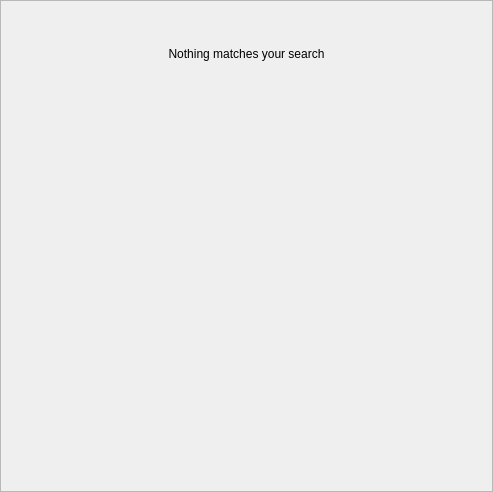
<?xml version="1.0" encoding="UTF-8"?>
<ui version="4.0">
 <class>FilteredResourceSelectionWidget</class>
 <widget class="QScrollArea" name="FilteredResourceSelectionWidget">
  <property name="geometry">
   <rect>
    <x>0</x>
    <y>0</y>
    <width>493</width>
    <height>492</height>
   </rect>
  </property>
  <property name="widgetResizable">
   <bool>true</bool>
  </property>
  <widget class="QWidget" name="scrollAreaWidget">
   <property name="geometry">
    <rect>
     <x>0</x>
     <y>0</y>
     <width>491</width>
     <height>490</height>
    </rect>
   </property>
   <layout class="QVBoxLayout" name="verticalLayout_2">
    <item>
     <widget class="QWidget" name="widget" native="true">
      <layout class="QVBoxLayout" name="verticalLayout_3">
       <property name="leftMargin">
        <number>16</number>
       </property>
       <property name="topMargin">
        <number>16</number>
       </property>
       <property name="rightMargin">
        <number>16</number>
       </property>
       <property name="bottomMargin">
        <number>6</number>
       </property>
       <item>
        <widget class="nx::client::desktop::SearchLineEdit" name="searchLineEdit" native="true"/>
       </item>
      </layout>
     </widget>
    </item>
    <item>
     <widget class="QStackedWidget" name="stackedWidget">
      <property name="currentIndex">
       <number>1</number>
      </property>
      <widget class="QWidget" name="resourcesPage">
       <property name="sizePolicy">
        <sizepolicy hsizetype="MinimumExpanding" vsizetype="MinimumExpanding">
         <horstretch>0</horstretch>
         <verstretch>0</verstretch>
        </sizepolicy>
       </property>
       <layout class="QVBoxLayout" name="verticalLayout_5">
        <item>
         <widget class="nx::client::desktop::node_view::ResourceSelectionNodeView" name="resourcesTree" native="true">
          <property name="sizePolicy">
           <sizepolicy hsizetype="MinimumExpanding" vsizetype="MinimumExpanding">
            <horstretch>0</horstretch>
            <verstretch>0</verstretch>
           </sizepolicy>
          </property>
          <property name="uniformRowHeights" stdset="0">
           <bool>true</bool>
          </property>
          <property name="allColumnsShowFocus" stdset="0">
           <bool>true</bool>
          </property>
         </widget>
        </item>
       </layout>
      </widget>
      <widget class="QWidget" name="notificationPage">
       <property name="sizePolicy">
        <sizepolicy hsizetype="MinimumExpanding" vsizetype="MinimumExpanding">
         <horstretch>0</horstretch>
         <verstretch>0</verstretch>
        </sizepolicy>
       </property>
       <layout class="QVBoxLayout" name="verticalLayout_4">
        <item>
         <widget class="QLabel" name="notificationLabel">
          <property name="sizePolicy">
           <sizepolicy hsizetype="MinimumExpanding" vsizetype="Preferred">
            <horstretch>0</horstretch>
            <verstretch>0</verstretch>
           </sizepolicy>
          </property>
          <property name="text">
           <string>Nothing matches your search</string>
          </property>
          <property name="alignment">
           <set>Qt::AlignCenter</set>
          </property>
         </widget>
        </item>
        <item>
         <spacer name="verticalSpacer">
          <property name="orientation">
           <enum>Qt::Vertical</enum>
          </property>
          <property name="sizeHint" stdset="0">
           <size>
            <width>20</width>
            <height>40</height>
           </size>
          </property>
         </spacer>
        </item>
       </layout>
      </widget>
     </widget>
    </item>
   </layout>
  </widget>
 </widget>
 <customwidgets>
  <customwidget>
   <class>nx::client::desktop::SearchLineEdit</class>
   <extends>QWidget</extends>
   <header location="global">nx/client/desktop/common/widgets/search_line_edit.h</header>
   <container>1</container>
  </customwidget>
  <customwidget>
   <class>nx::client::desktop::node_view::ResourceSelectionNodeView</class>
   <extends>QWidget</extends>
   <header location="global">nx/client/desktop/node_view/resource_node_view/resource_selection_node_view.h</header>
  </customwidget>
 </customwidgets>
 <resources/>
 <connections/>
</ui>
